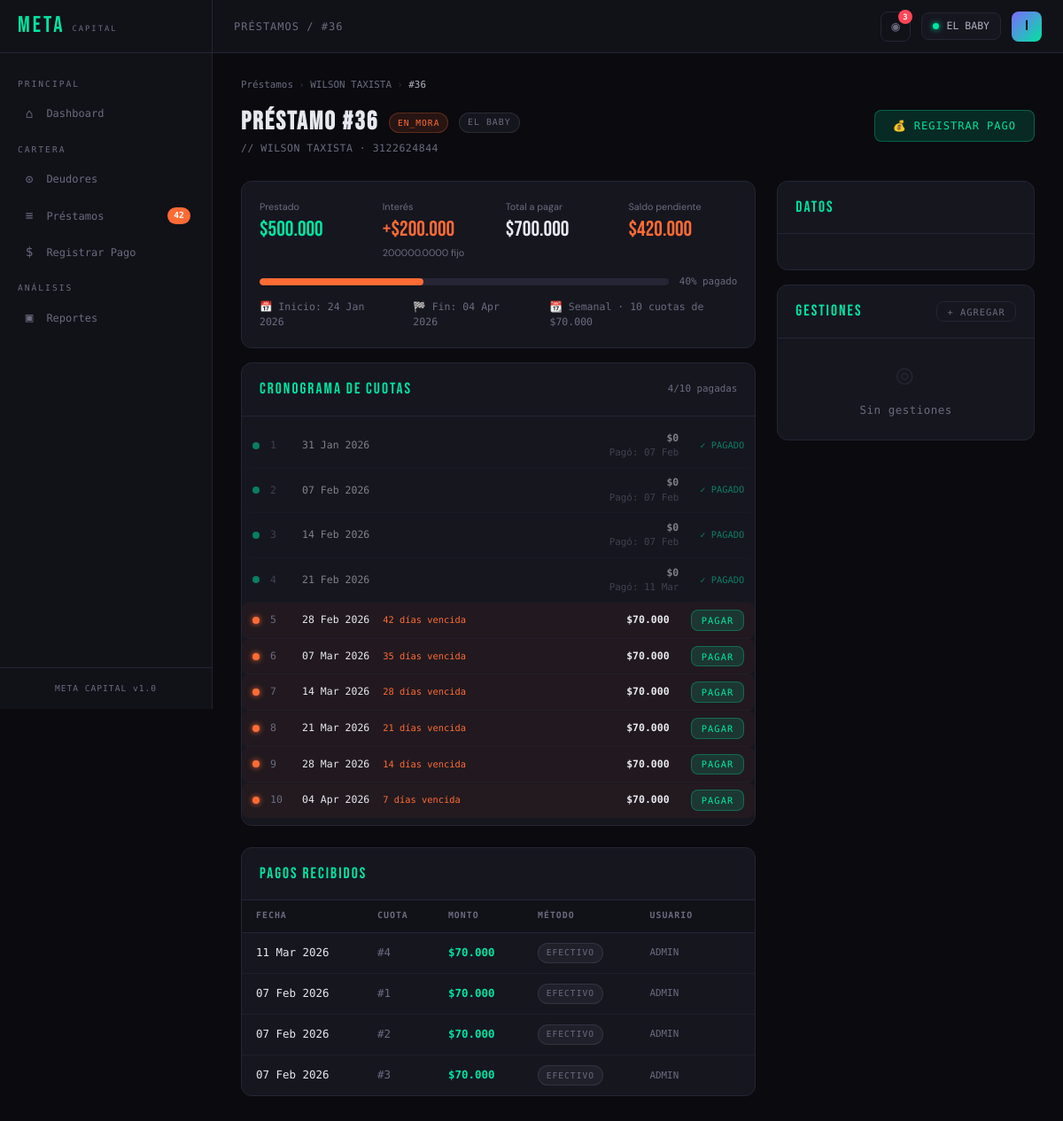
Screenshot of /pages/prestamo_detalle.php?id=36 (signed in) with the database file from the repository.
### tables this page shows
CREATE TABLE `cobros` (
  `id` int(11) NOT NULL,
  `nombre` varchar(100) NOT NULL,
  `descripcion` varchar(255) DEFAULT NULL,
  `direccion` varchar(255) DEFAULT NULL,
  `telefono` varchar(20) DEFAULT NULL,
  `papeleria_pct` decimal(5,2) NOT NULL DEFAULT 10.00,
  `activo` tinyint(1) NOT NULL DEFAULT 1,
  `created_at` datetime NOT NULL DEFAULT current_timestamp(),
  `updated_at` datetime NOT NULL DEFAULT current_timestamp() ON UPDATE current_timestamp()
);

CREATE TABLE `prestamos` (
  `id` int(11) NOT NULL,
  `cobro_id` int(11) NOT NULL,
  `deudor_id` int(11) NOT NULL,
  `capitalista_id` int(11) DEFAULT NULL,
  `monto_prestado` decimal(15,2) NOT NULL,
  `tipo_interes` enum('porcentaje','valor_fijo') NOT NULL DEFAULT 'porcentaje',
  `interes_valor` decimal(15,4) NOT NULL DEFAULT 0.0000,
  `interes_calculado` decimal(15,2) NOT NULL DEFAULT 0.00,
  `total_a_pagar` decimal(15,2) NOT NULL,
  `frecuencia_pago` enum('diario','semanal','quincenal','mensual') NOT NULL DEFAULT 'mensual',
  `num_cuotas` int(11) NOT NULL DEFAULT 1,
  `valor_cuota` decimal(15,2) NOT NULL,
  `fecha_inicio` date NOT NULL,
  `fecha_fin_esperada` date NOT NULL,
  `cuenta_desembolso_id` int(11) DEFAULT NULL,
  `metodo_desembolso` enum('efectivo','transferencia','nequi','otro') DEFAULT 'efectivo',
  `saldo_pendiente` decimal(15,2) NOT NULL,
  `dias_mora` int(11) NOT NULL DEFAULT 0,
  `estado` enum('activo','en_mora','en_acuerdo','renovado','refinanciado','pagado','incobrable','anulado') NOT NULL DEFAULT 'activo',
  `fecha_acuerdo` date DEFAULT NULL,
  `fecha_compromiso` date DEFAULT NULL,
  `nota_acuerdo` varchar(255) DEFAULT NULL,
  `tipo_origen` enum('nuevo','renovacion','refinanciacion') NOT NULL DEFAULT 'nuevo',
  `prestamo_padre_id` int(11) DEFAULT NULL,
  `observaciones` text DEFAULT NULL,
  `papeleria_pct` decimal(5,2) DEFAULT NULL,
  `papeleria_monto` decimal(15,2) DEFAULT 0.00,
  `anulado_at` datetime DEFAULT NULL,
  `anulado_por` int(11) DEFAULT NULL,
  `editado_at` datetime DEFAULT NULL,
  `editado_por` int(11) DEFAULT NULL,
  `historial` text DEFAULT NULL,
  `usuario_id` int(11) DEFAULT NULL,
  `omitir_domingos` tinyint(1) NOT NULL DEFAULT 0,
  `created_at` datetime NOT NULL DEFAULT current_timestamp(),
  `updated_at` datetime NOT NULL DEFAULT current_timestamp() ON UPDATE current_timestamp()
);

CREATE TABLE `deudores` (
  `id` int(11) NOT NULL,
  `cobro_id` int(11) DEFAULT NULL,
  `nombre` varchar(150) NOT NULL,
  `telefono` varchar(20) DEFAULT NULL,
  `telefono_alt` varchar(20) DEFAULT NULL,
  `ocupacion` varchar(150) DEFAULT NULL,
  `documento` varchar(20) DEFAULT NULL,
  `direccion` varchar(255) DEFAULT NULL,
  `lat` decimal(10,7) DEFAULT NULL,
  `lng` decimal(10,7) DEFAULT NULL,
  `place_id` varchar(255) DEFAULT NULL,
  `barrio` varchar(100) DEFAULT NULL,
  `codeudor_nombre` varchar(150) DEFAULT NULL,
  `codeudor_telefono` varchar(20) DEFAULT NULL,
  `codeudor_documento` varchar(20) DEFAULT NULL,
  `garantia_descripcion` varchar(255) DEFAULT NULL,
  `comportamiento` enum('bueno','regular','clavo') DEFAULT 'bueno',
  `activo` tinyint(1) NOT NULL DEFAULT 1,
  `notas` text DEFAULT NULL,
  `saldo_favor` decimal(15,2) NOT NULL DEFAULT 0.00,
  `created_at` datetime NOT NULL DEFAULT current_timestamp(),
  `updated_at` datetime NOT NULL DEFAULT current_timestamp() ON UPDATE current_timestamp()
);

CREATE TABLE `cuotas` (
  `id` int(11) NOT NULL,
  `prestamo_id` int(11) NOT NULL,
  `cobro_id` int(11) NOT NULL,
  `numero_cuota` int(11) NOT NULL,
  `fecha_vencimiento` date NOT NULL,
  `monto_cuota` decimal(15,2) NOT NULL,
  `monto_pagado` decimal(15,2) NOT NULL DEFAULT 0.00,
  `saldo_cuota` decimal(15,2) NOT NULL,
  `fecha_pago` date DEFAULT NULL,
  `estado` enum('pendiente','parcial','pagado','vencido','anulado') NOT NULL DEFAULT 'pendiente',
  `created_at` datetime NOT NULL DEFAULT current_timestamp(),
  `updated_at` datetime NOT NULL DEFAULT current_timestamp() ON UPDATE current_timestamp()
);

CREATE TABLE `pagos` (
  `id` int(11) NOT NULL,
  `cobro_id` int(11) NOT NULL,
  `prestamo_id` int(11) NOT NULL,
  `cuota_id` int(11) NOT NULL,
  `deudor_id` int(11) NOT NULL,
  `monto_pagado` decimal(15,2) NOT NULL,
  `fecha_pago` date NOT NULL,
  `cuenta_id` int(11) DEFAULT NULL,
  `metodo_pago` enum('efectivo','banco') NOT NULL DEFAULT 'efectivo',
  `es_parcial` tinyint(1) NOT NULL DEFAULT 0,
  `referencia` varchar(100) DEFAULT NULL,
  `observacion` varchar(255) DEFAULT NULL,
  `usuario_id` int(11) DEFAULT NULL,
  `anulado` tinyint(1) NOT NULL DEFAULT 0,
  `anulado_at` datetime DEFAULT NULL,
  `anulado_por` int(11) DEFAULT NULL,
  `created_at` datetime NOT NULL DEFAULT current_timestamp()
);

CREATE TABLE `usuarios` (
  `id` int(11) NOT NULL,
  `nombre` varchar(100) NOT NULL,
  `email` varchar(100) NOT NULL,
  `password_hash` varchar(255) NOT NULL,
  `rol` enum('superadmin','admin','cobrador','consulta') NOT NULL DEFAULT 'cobrador',
  `activo` tinyint(1) NOT NULL DEFAULT 1,
  `ultimo_login` datetime DEFAULT NULL,
  `created_at` datetime NOT NULL DEFAULT current_timestamp(),
  `updated_at` datetime NOT NULL DEFAULT current_timestamp() ON UPDATE current_timestamp(),
  `session_token` varchar(64) DEFAULT NULL
);

### pages/prestamo_detalle.php (the view, shortened to what the rows shown need)
<?php
require_once __DIR__ . '/../config/auth.php';
$db    = getDB();
$id    = (int)($_GET['id'] ?? 0);
$stmt = $db->prepare("
    SELECT p.*, d.nombre AS deudor_nombre, d.telefono AS deudor_tel, d.id AS deudor_id,
        co.nombre AS cobro_nombre,
        padre.id AS padre_id, padre_d.nombre AS padre_deudor
    FROM prestamos p
    JOIN deudores d            ON d.id   = p.deudor_id
    JOIN cobros co             ON co.id  = p.cobro_id
    LEFT JOIN prestamos padre  ON padre.id = p.prestamo_padre_id
    LEFT JOIN deudores padre_d ON padre_d.id = padre.deudor_id
    WHERE p.id=?
");
$stmt->execute([$id]);
$p = $stmt->fetch();
$stmtC = $db->prepare("SELECT * FROM cuotas WHERE prestamo_id=? ORDER BY numero_cuota ASC");
$stmtC->execute([$id]);
$cuotas = $stmtC->fetchAll();
$stmtPag = $db->prepare("
    SELECT pg.*, cu.numero_cuota, u.nombre AS usuario
    FROM pagos pg
    JOIN cuotas cu   ON cu.id = pg.cuota_id
    LEFT JOIN usuarios u ON u.id = pg.usuario_id
    WHERE pg.prestamo_id=? ORDER BY pg.fecha_pago DESC
");
$stmtPag->execute([$id]);
$pagos = $stmtPag->fetchAll();
$estadoClass = match($p['estado']) {
    'activo'                  => 'badge-purple',
    'en_mora'                 => 'badge-orange',
    'en_acuerdo'              => 'badge-blue',
    'pagado'                  => 'badge-green',
    'renovado','refinanciado' => 'badge-muted',
    'incobrable'              => 'badge-red',
    default                   => 'badge-muted'
};
require_once __DIR__ . '/../includes/header.php';
?>
<div class="breadcrumb">
  <a href="/pages/prestamos.php">Préstamos</a>
  <span class="sep">›</span>
  <a href="/pages/deudor_detalle.php?id=<?= $p['deudor_id'] ?>"><?= htmlspecialchars($p['deudor_nombre']) ?></a>
  <span class="sep">›</span>
  <span class="current">#<?= $id ?></span>
</div>
<div class="page-header page-header-row">
  <div>
    <div style="display:flex;align-items:center;gap:0.75rem;margin-bottom:0.35rem;flex-wrap:wrap">
      <h1 style="font-size:1.8rem">PRÉSTAMO #<?= $id ?></h1>
      <span class="badge <?= $estadoClass ?>"><?= strtoupper($p['estado']) ?></span>
      <span class="badge badge-muted" style="font-size:0.62rem"><?= htmlspecialchars($p['cobro_nombre']) ?></span>
    </div>
    <p>// <?= htmlspecialchars($p['deudor_nombre']) ?> · <?= htmlspecialchars($p['deudor_tel'] ?? '—') ?></p>
  </div>
</div>
<div style="display:grid;grid-template-columns:2fr 1fr;gap:1.5rem">
  <div>
    <div class="card mb-2">
      <div class="card-body">
        <div style="display:grid;grid-template-columns:repeat(4,1fr);gap:1rem;margin-bottom:1rem">
          <div>
            <div class="text-xs text-muted">Prestado</div>
            <div style="font-family:var(--font-display);font-size:1.5rem;color:var(--accent)"><?= fmt($p['monto_prestado']) ?></div>
          </div>
          <div>
            <div class="text-xs text-muted">Interés</div>
            <div style="font-family:var(--font-display);font-size:1.5rem;color:var(--warn)">+<?= fmt($p['interes_calculado']) ?></div>
            <div class="text-xs text-muted"><?= $p['interes_valor'] ?><?= $p['tipo_interes']==='porcentaje'?'%':' fijo' ?></div>
          </div>
          <div>
            <div class="text-xs text-muted">Total a pagar</div>
            <div style="font-family:var(--font-display);font-size:1.5rem"><?= fmt($p['total_a_pagar']) ?></div>
          </div>
          <div>
            <div class="text-xs text-muted">Saldo pendiente</div>
            <div style="font-family:var(--font-display);font-size:1.5rem;color:<?= $p['saldo_pendiente']>0?'var(--warn)':'var(--accent)' ?>"><?= fmt($p['saldo_pendiente']) ?></div>
          </div>
        </div>
        <div style="display:flex;gap:2rem;margin-top:0.75rem;font-family:var(--font-mono);font-size:0.72rem;color:var(--muted)">
          <span>📅 Inicio: <?= date('d M Y',strtotime($p['fecha_inicio'])) ?></span>
          <span>🏁 Fin: <?= date('d M Y',strtotime($p['fecha_fin_esperada'])) ?></span>
          <span>📆 <?= ucfirst($p['frecuencia_pago']) ?> · <?= $p['num_cuotas'] ?> cuotas de <?= fmt($p['valor_cuota']) ?></span>
        </div>
      </div>
    </div>
    <div class="card">
      <div style="padding:0.5rem 0">
        <?php foreach ($cuotas as $c):
          $vencida  = $c['estado'] !== 'pagado' && $c['fecha_vencimiento'] < date('Y-m-d');
          $dotClass = $c['estado']==='pagado' ? 'paid' : ($vencida ? 'vencida' : 'pending');
          $rowClass = $c['estado']==='pagado' ? 'paid' : ($vencida ? 'vencida' : '');
        ?>
        <div class="schedule-row <?= $rowClass ?>">
          <div class="schedule-dot <?= $dotClass ?>"></div>
          <div style="font-family:var(--font-mono);font-size:0.72rem;color:var(--muted);width:24px"><?= $c['numero_cuota'] ?></div>
          <div style="flex:1">
            <span class="text-mono"><?= date('d M Y',strtotime($c['fecha_vencimiento'])) ?></span>
            <?php if ($vencida): ?>
            <span style="font-size:0.65rem;color:var(--warn);margin-left:0.5rem">
              <?= (new DateTime())->diff(new DateTime($c['fecha_vencimiento']))->days ?> días vencida
            </span>
            <?php endif; ?>
          </div>
          <div style="text-align:right;margin-right:0.75rem">
            <div class="text-mono fw-600 <?= $c['estado']==='pagado'?'green':($vencida?'orange':'') ?>">
              <?= fmt($c['saldo_cuota']) ?>
            </div>
            <?php if ($c['fecha_pago']): ?>
            <div class="text-xs text-muted">Pagó: <?= date('d M',strtotime($c['fecha_pago'])) ?></div>
            <?php endif; ?>
          </div>
          <?php if ($c['estado'] !== 'pagado' && canDo('puede_registrar_pago') && in_array($p['estado'],['activo','en_mora','en_acuerdo'])): ?>
          <button class="btn btn-success btn-sm" onclick="pagarCuota(<?=$c['id']?>, <?=$c['saldo_cuota']?>)">Pagar</button>
          <?php elseif ($c['estado']==='pagado'): ?>
          <span style="font-family:var(--font-mono);font-size:0.65rem;color:var(--accent)">✓ PAGADO</span>
          <?php endif; ?>
        </div>
        <?php endforeach; ?>
      </div>
    </div>
    <?php if (!empty($pagos)): ?>
    <div class="card mt-2">
      <div class="table-wrap">
        <table>
          <thead>
            <tr><th>Fecha</th><th>Cuota</th><th>Monto</th><th>Método</th><th>Usuario</th><th></th></tr>
          </thead>
          <tbody>
            <?php foreach ($pagos as $pg): ?>
            <tr style="<?= $pg['anulado'] ? 'opacity:0.45;text-decoration:line-through' : '' ?>">
              <td class="text-mono"><?= date('d M Y',strtotime($pg['fecha_pago'])) ?></td>
              <td class="text-muted">#<?= $pg['numero_cuota'] ?></td>
              <td class="<?= $pg['anulado'] ? 'text-muted' : 'green' ?> text-mono fw-600"><?= fmt($pg['monto_pagado']) ?></td>
              <td><span class="badge badge-muted"><?= ucfirst($pg['metodo_pago'] ?? 'efectivo') ?></span></td>
              <td class="text-muted text-xs"><?= htmlspecialchars($pg['usuario']??'—') ?></td>
              <td>
              </td>
            </tr>
            <?php endforeach; ?>
          </tbody>
        </table>
      </div>
    </div>
    <?php endif; ?>
  </div>
</div>
<?php require_once __DIR__ . '/../includes/footer.php'; ?>

### includes/header.php (shortened to what the rows shown need)
<!DOCTYPE html>
<html lang="es">
<head>
  <link rel="stylesheet" href="/assets/css/style.css">
</head>
<body>
<div class="layout">
  <header class="topbar">
    <div class="topbar-right">
      <?php
        $cobroNombre = '—';
        $cobro_id    = cobroActivo();
        if ($cobro_id) {
          $stmtC = getDB()->prepare("SELECT nombre FROM cobros WHERE id = ?");
          $stmtC->execute([$cobro_id]);
          $cobroNombre = $stmtC->fetchColumn() ?: '—';
        }
      ?>
      <div style="position:relative" id="campana-wrap">
        <button class="btn btn-ghost btn-sm" id="btn-campana"
                onclick="toggleNotifs()"
                style="position:relative;width:34px;height:34px;padding:0;display:flex;align-items:center;justify-content:center;font-size:1rem">
        </button>
      </div>
      <div class="cobro-selector" onclick="openModal('modal-cobro')">
        <div class="dot-active"></div>
        <?= htmlspecialchars($cobroNombre) ?>
      </div>
      <div style="position:relative">
        <div class="user-avatar" data-dropdown="user-menu">
        </div>
      </div>
    </div>
  </header>
  <main class="content">

### rows the page displays
cobros: nombre "EL BABY"
prestamos: deudor.nombre "WILSON TAXISTA", estado "EN_MORA", cobro.nombre "EL BABY", deudor.telefono "3122624844", monto_prestado "$500.000", interes_calculado "$200.000", interes_valor "200000.0000", total_a_pagar "$700.000", saldo_pendiente "$420.000", fecha_inicio "24 Jan 2026", fecha_fin_esperada "04 Apr 2026", frecuencia_pago "Semanal", num_cuotas "10", valor_cuota "$70.000"
cuotas: numero_cuota "1", fecha_vencimiento "31 Jan 2026", saldo_cuota "$0", fecha_pago "07 Feb", estado "✓ PAGADO"
cuotas: numero_cuota "2", fecha_vencimiento "07 Feb 2026", saldo_cuota "$0", fecha_pago "07 Feb", estado "✓ PAGADO"
cuotas: numero_cuota "3", fecha_vencimiento "14 Feb 2026", saldo_cuota "$0", fecha_pago "07 Feb", estado "✓ PAGADO"
cuotas: numero_cuota "4", fecha_vencimiento "21 Feb 2026", saldo_cuota "$0", fecha_pago "11 Mar", estado "✓ PAGADO"
cuotas: numero_cuota "5", fecha_vencimiento "28 Feb 2026", saldo_cuota "$70.000"
cuotas: numero_cuota "6", fecha_vencimiento "07 Mar 2026", saldo_cuota "$70.000"
cuotas: numero_cuota "7", fecha_vencimiento "14 Mar 2026", saldo_cuota "$70.000"
cuotas: numero_cuota "8", fecha_vencimiento "21 Mar 2026", saldo_cuota "$70.000"
cuotas: numero_cuota "9", fecha_vencimiento "28 Mar 2026", saldo_cuota "$70.000"
cuotas: numero_cuota "10", fecha_vencimiento "04 Apr 2026", saldo_cuota "$70.000"
pagos: fecha_pago "11 Mar 2026", cuota.numero_cuota "4", monto_pagado "$70.000", metodo_pago "EFECTIVO", usuario.nombre "ADMIN"
pagos: fecha_pago "07 Feb 2026", cuota.numero_cuota "1", monto_pagado "$70.000", metodo_pago "EFECTIVO", usuario.nombre "ADMIN"
pagos: fecha_pago "07 Feb 2026", cuota.numero_cuota "2", monto_pagado "$70.000", metodo_pago "EFECTIVO", usuario.nombre "ADMIN"
pagos: fecha_pago "07 Feb 2026", cuota.numero_cuota "3", monto_pagado "$70.000", metodo_pago "EFECTIVO", usuario.nombre "ADMIN"

### other values shown
$vencidas "42"
$pageSection ?: $pageTitle "PRÉSTAMOS / #36"
$nAlertas "3"
substr($_SESSION['usuario_nombre'], 0, 1) "I"
$id "36"
$pct "40"
count(array_filter($cuotas,fn($c)=>$c['estado']==='pagado')) "4"
count($cuotas) "10"
